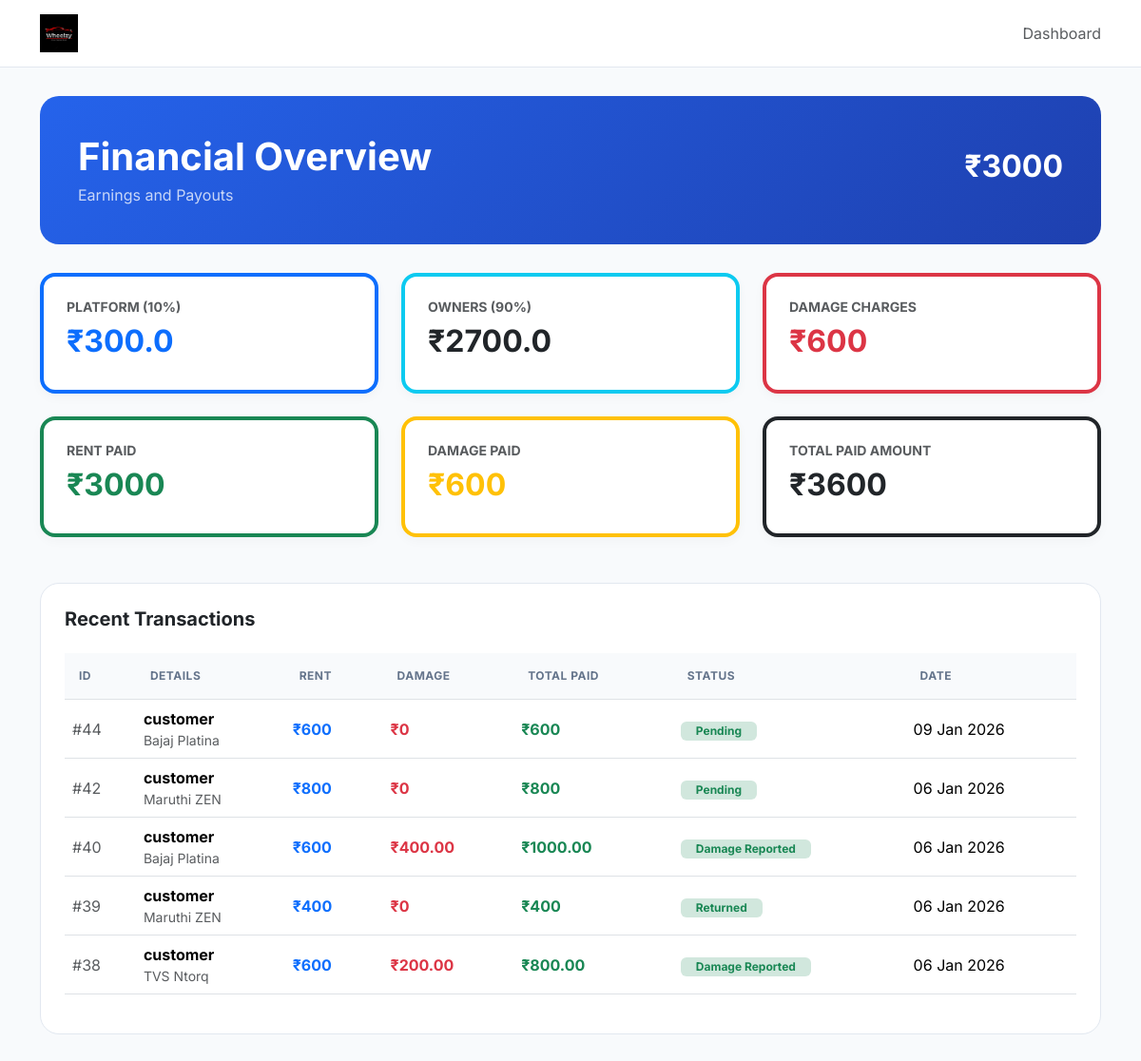
Page /admin_revenue/ (signed in) on the earlier database version.
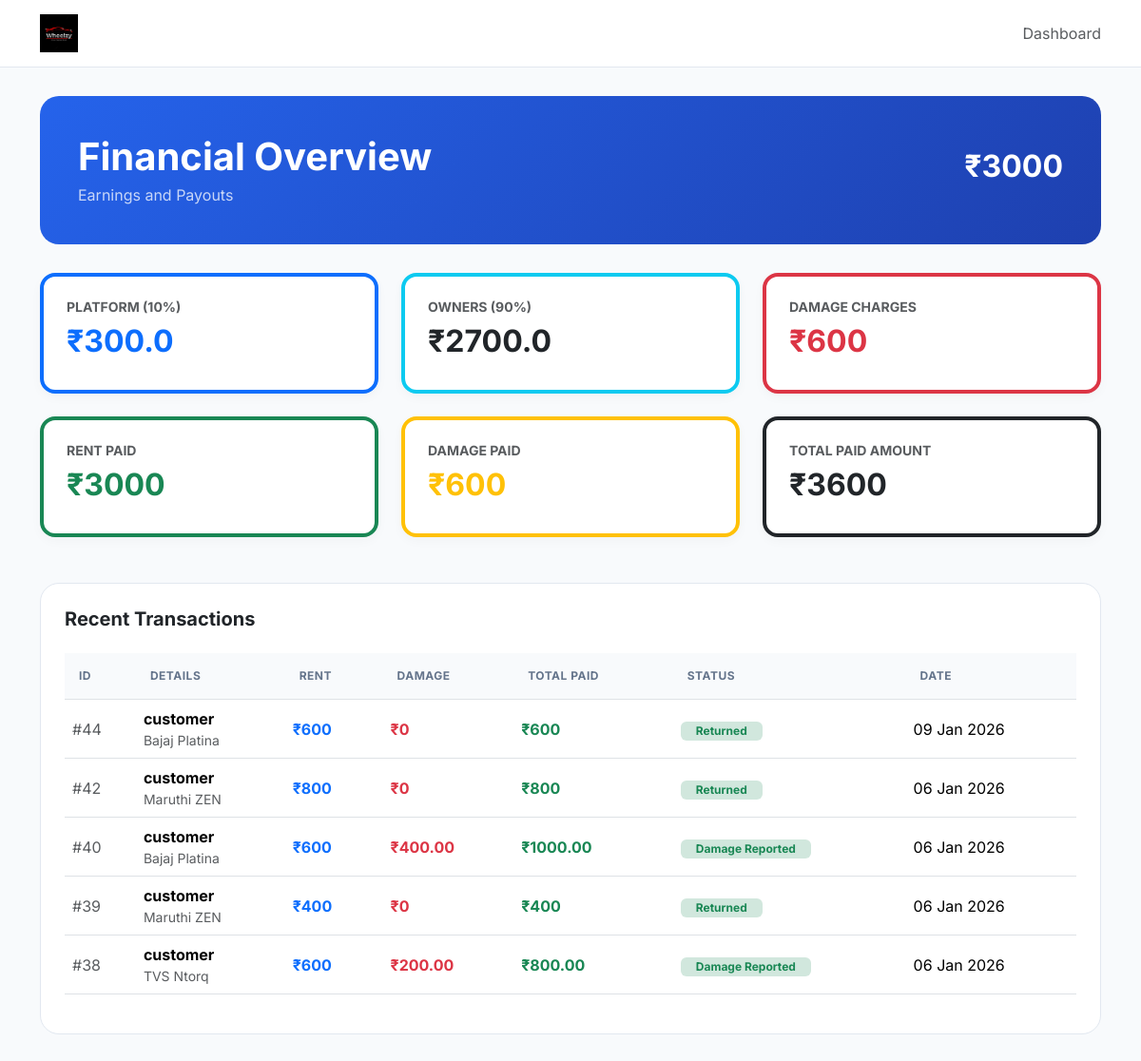
Same page on the later database version.
### wheelzy_app/models.py (models this page shows, shortened)
class Booking(models.Model):
    STATUS_CHOICES = [
        ("payment_pending", "Payment Pending"),
        ("pending", "Pending"),
        ("confirmed", "Confirmed"),
        ("in_use", "In Use"),
        ("returned", "Returned"),
        ("damage_reported", "Damage Reported"),
        ("cancelled", "Cancelled"),
    ]
    user = models.ForeignKey(User, on_delete=models.CASCADE)
    vehicle = models.ForeignKey(Vehicle, on_delete=models.CASCADE)
    start_time = models.DateTimeField()
    end_time = models.DateTimeField()
    total_price = models.PositiveIntegerField(default=0)
    status = models.CharField(max_length=30, choices=STATUS_CHOICES, default="payment_pending")
    is_rent_paid = models.BooleanField(default=False)
    ordered_at = models.DateTimeField(auto_now_add=True)
    razorpay_order_id = models.CharField(max_length=255, blank=True, null=True)
    razorpay_payment_id = models.CharField(max_length=255, blank=True, null=True)
    razorpay_signature = models.CharField(max_length=255, blank=True, null=True)

class Vehicle(models.Model):
    VEHICLE_TYPES = (
        ("car", "Car"),
        ("bike", "Bike"),
    )
    owner = models.ForeignKey(
        User,
        on_delete=models.CASCADE,
        related_name="vehicles",
        null=True,
        blank=True
    )
    vehicle_name = models.CharField(max_length=255)
    vehicle_type = models.CharField(max_length=25, choices=VEHICLE_TYPES)
    number_plate = models.CharField(max_length=50, unique=True)
    price_per_hour = models.PositiveIntegerField()
    seats = models.PositiveIntegerField(blank=True)
    image = CloudinaryField('vehicle_images', blank=True, null=True)
    is_available = models.BooleanField(default=True)

### wheelzy_app/views.py (the view)
# urls.py: path("admin_revenue/", views.admin_revenue, name="admin_revenue"),
@login_required
def admin_revenue(request):
    if not request.user.is_superuser:
        return redirect("home")
    paid_bookings = Booking.objects.filter(
        is_rent_paid=True
    ).exclude(status="cancelled")
    rent_paid_total = paid_bookings.aggregate(
        total=Sum("total_price")
    )["total"] or 0
    platform_commission = rent_paid_total * 0.10
    owner_payout = rent_paid_total * 0.90
    damage_paid_total = DamageReport.objects.filter(
        is_paid=True
    ).aggregate(
        total=Sum("extra_charge")
    )["total"] or 0
    total_paid_amount = rent_paid_total + damage_paid_total
    recent_bookings = []
    for booking in (
        paid_bookings
        .select_related("user", "vehicle")
        .order_by("-ordered_at")[:10]
    ):
        damage_amount = 0
        if hasattr(booking, "damage_report") and booking.damage_report.is_paid:
            damage_amount = booking.damage_report.extra_charge
        recent_bookings.append({
            "id": booking.id,
            "customer": booking.user.username,
            "vehicle": booking.vehicle.vehicle_name,
            "rent_amount": booking.total_price,
            "damage_amount": damage_amount,
            "final_amount": booking.total_price + damage_amount,
            "status": booking.get_status_display(),
            "date": booking.ordered_at,
        })
    return render(request, "admin_revenue.html", {
        "total_rental_revenue": rent_paid_total,
        "rent_paid_total": rent_paid_total,
        "platform_commission": platform_commission,
        "owner_payout": owner_payout,
        "damage_revenue": damage_paid_total,
        "damage_paid_total": damage_paid_total,
        "total_paid_amount": total_paid_amount,
        "recent_bookings": recent_bookings,
    })

### wheelzy_app/templates/admin_revenue.html (shortened to what the changed rows need)
{% load static %}
<!DOCTYPE html>
<html lang="en">
<head>
    <link href="https://cdn.jsdelivr.net/npm/bootstrap@5.3.2/dist/css/bootstrap.min.css" rel="stylesheet">
    <link rel="stylesheet" href="https://cdnjs.cloudflare.com/ajax/libs/font-awesome/6.5.1/css/all.min.css">
</head>
<body>
    <div class="container pb-5">
        <div class="revenue-header d-flex justify-content-between align-items-center">
            <div>
                <h1 class="fw-bold mb-1">Financial Overview</h1>
            </div>
            <h2 class="fw-bold">₹{{ total_rental_revenue }}</h2>
        </div>
        <div class="row g-4 mb-5">
            <div class="col-md-4">
                <div class="rev-card border-top border-4 border-primary">
                    <h2 class="fw-bold text-primary">₹{{ platform_commission }}</h2>
                </div>
            </div>
            <div class="col-md-4">
                <div class="rev-card border-top border-4 border-info">
                    <h2 class="fw-bold">₹{{ owner_payout }}</h2>
                </div>
            </div>
            <div class="col-md-4">
                <div class="rev-card border-top border-4 border-danger">
                    <h2 class="fw-bold text-danger">₹{{ damage_revenue }}</h2>
                </div>
            </div>
            <div class="col-md-4">
                <div class="rev-card border-top border-4 border-success">
                    <h2 class="fw-bold text-success">₹{{ rent_paid_total }}</h2>
                </div>
            </div>
            <div class="col-md-4">
                <div class="rev-card border-top border-4 border-warning">
                    <h2 class="fw-bold text-warning">₹{{ damage_paid_total }}</h2>
                </div>
            </div>
            <div class="col-md-4">
                <div class="rev-card border-top border-4 border-dark">
                    <h2 class="fw-bold">₹{{ total_paid_amount }}</h2>
                </div>
            </div>
        </div>
        <div class="table-container">
            <div class="table-responsive">
                <table class="table align-middle">
                    <thead>
                    <tr>
                        <th>ID</th>
                        <th>Details</th>
                        <th>Rent</th>
                        <th>Damage</th>
                        <th>Total Paid</th>
                        <th>Status</th>
                        <th>Date</th>
                    </tr>
                    </thead>
                    <tbody>
                        {% for b in recent_bookings %}
                        <tr>
                            <td class="text-muted">#{{ b.id }}</td>
                            <td>
                                <div class="fw-bold">{{ b.customer }}</div>
                                <div class="small text-muted">{{ b.vehicle }}</div>
                            </td>
                            <td class="fw-bold text-primary">₹{{ b.rent_amount }}</td>
                            <td class="fw-bold text-danger">
                                {% if b.damage_amount %}
                                    ₹{{ b.damage_amount }}
                                {% else %}
                                    ₹0
                                {% endif %}
                            </td>
                            <td class="fw-bold text-success">₹{{ b.final_amount }}</td>
                            <td><span class="badge bg-success-subtle text-success px-3">{{ b.status }}</span></td>
                            <td>{{ b.date|date:"d M Y" }}</td>
                        </tr>
                        {% endfor %}
                    </tbody>
                </table>
            </div>
        </div>
    </div>
</body>
</html>

Differences in the rows shown:
changed Booking "09 Jan 2026": status "Pending" → "Returned"
changed Booking id 42: status "Pending" → "Returned"
